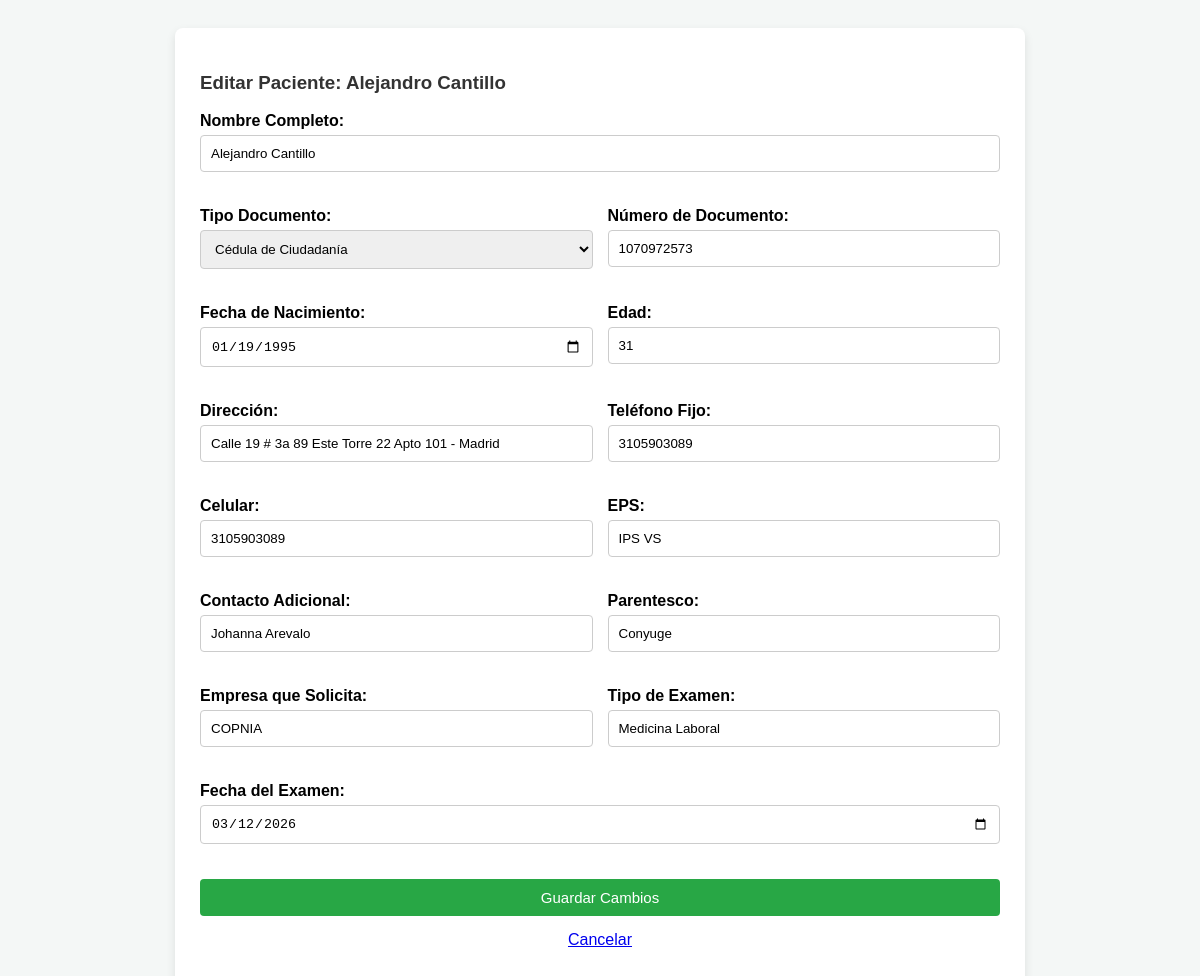
Screenshot of /index.php?action=edit&id=1 with the database file from the repository.
### tables this page shows
CREATE TABLE `pacientes` (
  `id` int(11) NOT NULL,
  `nombre_completo` varchar(150) NOT NULL,
  `tipo_documento` varchar(50) NOT NULL,
  `numero_documento` varchar(50) NOT NULL,
  `direccion` varchar(150) DEFAULT NULL,
  `telefono` varchar(20) DEFAULT NULL,
  `celular` varchar(20) NOT NULL,
  `fecha_nacimiento` date DEFAULT NULL,
  `edad` int(11) NOT NULL,
  `eps` varchar(100) NOT NULL,
  `contacto_adicional` varchar(150) DEFAULT NULL,
  `parentesco` varchar(50) DEFAULT NULL,
  `tipo_examen` varchar(100) NOT NULL,
  `empresa_solicita` varchar(100) NOT NULL,
  `fecha_examen` date NOT NULL
);

### config/db.php (called while the page is built, shortened)
<?php
class Database {
    private $host = "localhost";
    private $db_name = "ips_alma_vida";
    private $username = "root";
    private $password = "";
    public function getConnection() {
        $this->conn = null;
        try {
            $this->conn = new PDO("mysql:host=" . $this->host . ";dbname=" . $this->db_name, $this->username, $this->password);
            $this->conn->setAttribute(PDO::ATTR_ERRMODE, PDO::ERRMODE_EXCEPTION);
            $this->conn->exec("set names utf8");
        } catch(PDOException $exception) {
            echo "Error de conexión: " . $exception->getMessage();
        }
        return $this->conn;
    }
}
?>

### models/paciente.php (called while the page is built, shortened)
<?php
class Paciente {
    private $conn;
    private $table_name = "pacientes";
    public function __construct($db) {
        $this->conn = $db;
    }
    public function getById($id) {
    $query = "SELECT * FROM " . $this->table_name . " WHERE id = ? LIMIT 0,1";
    $stmt = $this->conn->prepare($query);
    $stmt->bindParam(1, $id);
    $stmt->execute();
    return $stmt->fetch(PDO::FETCH_ASSOC);
    }
}
?>

### views/update.php (the view, shortened to what this page needs)
<!DOCTYPE html>
<html lang="es">
<head>
    <link rel="stylesheet" href="assets/css/styles.css">
</head>
<body>
    <div class="container" style="max-width: 800px;">
        <h3>Editar Paciente: <?= htmlspecialchars($p['nombre_completo']) ?></h3>
        <form id="editForm">
            <div class="grid-2">
                <div class="form-group full-width">
                    <label>Nombre Completo:</label>
                    <input type="text" name="nombre_completo" value="<?= htmlspecialchars($p['nombre_completo']) ?>" required>
                </div>
                <div class="form-group">
                    <label>Tipo Documento:</label>
                    <select name="tipo_documento">
                        <option value="CC" <?= $p['tipo_documento'] == 'CC' ? 'selected' : '' ?>>Cédula de Ciudadanía</option>
                    </select>
                </div>
                <div class="form-group">
                    <label>Número de Documento:</label>
                    <input type="text" name="numero_documento" id="num_doc" value="<?= htmlspecialchars($p['numero_documento']) ?>" required>
                </div>
                <div class="form-group">
                    <label>Fecha de Nacimiento:</label>
                    <input type="date" name="fecha_nacimiento" value="<?= htmlspecialchars($p['fecha_nacimiento']) ?>" required>
                </div>
                <div class="form-group">
                    <label>Edad:</label>
                    <input type="number" name="edad" value="<?= htmlspecialchars($p['edad']) ?>" required>
                </div>
                <div class="form-group">
                    <label>Dirección:</label>
                    <input type="text" name="direccion" value="<?= htmlspecialchars($p['direccion']) ?>">
                </div>
                <div class="form-group">
                    <label>Teléfono Fijo:</label>
                    <input type="text" name="telefono" value="<?= htmlspecialchars($p['telefono']) ?>">
                </div>
                <div class="form-group">
                    <label>Celular:</label>
                    <input type="text" name="celular" value="<?= htmlspecialchars($p['celular']) ?>" required>
                </div>
                <div class="form-group">
                    <label>EPS:</label>
                    <input type="text" name="eps" value="<?= htmlspecialchars($p['eps']) ?>" required>
                </div>
                <div class="form-group">
                    <label>Contacto Adicional:</label>
                    <input type="text" name="contacto_adicional" value="<?= htmlspecialchars($p['contacto_adicional']) ?>">
                </div>
                <div class="form-group">
                    <label>Parentesco:</label>
                    <input type="text" name="parentesco" value="<?= htmlspecialchars($p['parentesco']) ?>">
                </div>
                <div class="form-group">
                    <label>Empresa que Solicita:</label>
                    <input type="text" name="empresa_solicita" value="<?= htmlspecialchars($p['empresa_solicita']) ?>" required>
                </div>
                <div class="form-group">
                    <label>Tipo de Examen:</label>
                    <input type="text" name="tipo_examen" value="<?= htmlspecialchars($p['tipo_examen']) ?>" required>
                </div>
                <div class="form-group full-width">
                    <label>Fecha del Examen:</label>
                    <input type="date" name="fecha_examen" value="<?= htmlspecialchars($p['fecha_examen']) ?>" required>
                </div>
            </div>
            <button type="submit" class="btn btn-success" style="width: 100%; margin-top:15px;">Guardar Cambios</button>
            <p style="text-align: center; margin-top: 15px;"><a href="index.php">Cancelar</a></p>
        </form>
    </div>
</body>
</html>

### assets/css/styles.css (style rules this page uses)
body { font-family: Arial, sans-serif; background: #f4f7f6; padding: 20px; }
h1, h2, h3 { color: #333; }
.container, .box, .confirm-box { background: white; max-width: 600px; margin: auto; padding: 25px; border-radius: 8px; box-shadow: 0 4px 10px rgba(0,0,0,0.1); }
.form-group { margin-bottom: 15px; text-align: left; }
label { display: block; margin-bottom: 5px; font-weight: bold; }
input, select { width: 100%; padding: 10px; box-sizing: border-box; border: 1px solid #ccc; border-radius: 4px; margin-bottom: 5px; }
.btn { padding: 10px 15px; border: none; border-radius: 4px; cursor: pointer; color: white; text-decoration: none; display: inline-block; font-size: 15px; }
.btn-success { background: #28a745; }

### views/update.php (style rules this page uses)
.grid-2 { display: grid; grid-template-columns: 1fr 1fr; gap: 15px; }
.full-width { grid-column: span 2; }

### rows the page displays
pacientes: nombre_completo "Alejandro Cantillo", tipo_documento "Cédula de Ciudadanía", numero_documento "1070972573", fecha_nacimiento "01/19/1995", edad "31", direccion "Calle 19 # 3a 89 Este Torre 22 Apto 101 - Madrid", telefono "3105903089", celular "3105903089", eps "IPS VS", contacto_adicional "Johanna Arevalo", parentesco "Conyuge", empresa_solicita "COPNIA", tipo_examen "Medicina Laboral", fecha_examen "03/12/2026"
